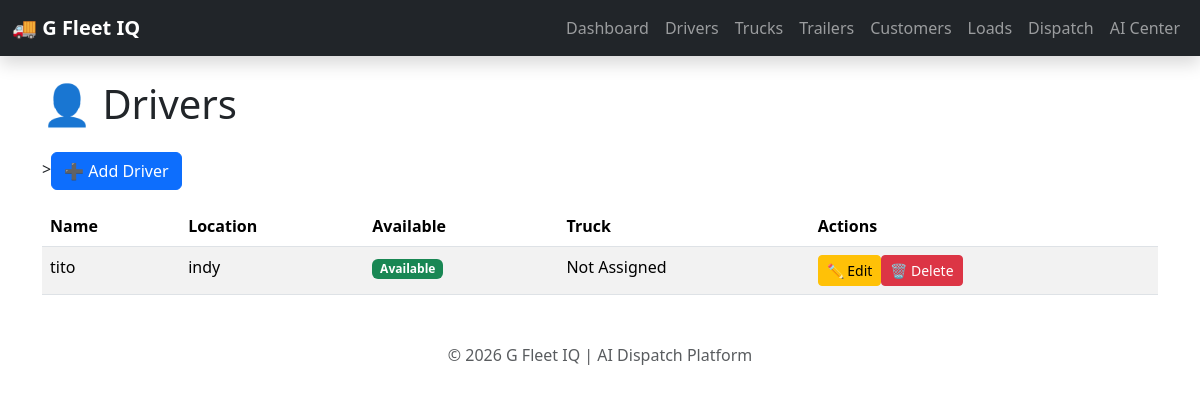
The app's page /drivers/ with its own data.
### fleet/models.py (models this page shows, shortened)
class Driver(models.Model):
    name = models.CharField(max_length=100)
    location = models.CharField(max_length=200)
    available = models.BooleanField(default=True)
    truck_capacity = models.IntegerField()
    status = models.CharField(
        max_length=20,
        default="Available"
    )
    hours_remaining = models.IntegerField(default=11)
    phone = models.CharField(max_length=20, blank=True)
    ai_score = models.IntegerField(default=0)
    miles_today = models.IntegerField(default=0)
    loads_completed = models.IntegerField(default=0)
    fuel_efficiency = models.FloatField(default=0)
    truck = models.ForeignKey(
        Truck,
        null=True,
        blank=True,
        on_delete=models.SET_NULL
    )

### dashboard/views.py (the view)
# urls.py: path("drivers/", views.drivers, name="drivers"),
def drivers(request):
    return render(
        request,
        "dashboard/drivers.html",
        {
            "drivers": Driver.objects.all(),
        },
    )

### dashboard/templates/dashboard/drivers.html
{% extends "dashboard/base.html" %}
{% block content %}
<h1 class="mb-4">👤 Drivers</h1>
<div class="mb-3">
    ><a href="{% url 'add_driver' %}" class="btn btn-primary">
    ➕ Add Driver
</a>
</div>
<table class="table table-striped">
    <thead>
        <tr>
            <th>Name</th>
            <th>Location</th>
            <th>Available</th>
            <th>Truck</th>
            <th>Actions</th>
        </tr>
    </thead>
    <tbody>
    {% for driver in drivers %}
    <tr>
        <td>{{ driver.name }}</td>
        <td>{{ driver.location }}</td>
        <td>
            {% if driver.available %}
                <span class="badge bg-success">Available</span>
            {% else %}
                <span class="badge bg-danger">Busy</span>
            {% endif %}
        </td>
        <td>{{ driver.truck|default:"Not Assigned" }}</td>
        <td>
            <a href="{% url 'edit_driver' driver.id %}" class="btn btn-warning btn-sm">
                ✏️ Edit
                <a href="{% url 'delete_driver' driver.id %}" class="btn btn-danger btn-sm">
    🗑️ Delete
</a>
            </a>
        </td>
    </tr>
    {% empty %}
    <tr>
        <td colspan="5">No drivers found.</td>
    </tr>
    {% endfor %}
    </tbody>
</table>
{% endblock %}

### records on screen
Driver: name "tito", location "indy", available "Available", truck "Not Assigned"
